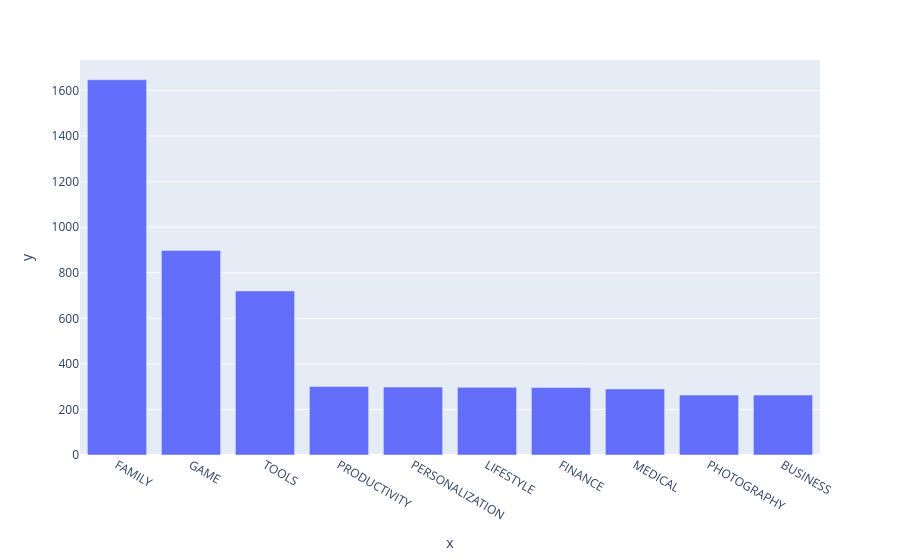

The notebook cell saved with this chart:
### Code cell
bar = px.bar(
    x=top10_category.index,  # index = category name
    y=top10_category.values
)

bar.show()

### Figure 1 — Plotly figure (JSON) as saved in the notebook; plotly's stock layout.template omitted (floating-point values rounded to 4 significant figures)
{"data": [{"hovertemplate": "x=%{x}<br>y=%{y}<extra></extra>", "legendgroup": "", "marker": {"color": "#636efa", "pattern": {"shape": ""}}, "name": "", "orientation": "v", "showlegend": false, "textposition": "auto", "x": ["FAMILY", "GAME", "TOOLS", "PRODUCTIVITY", "PERSONALIZATION", "LIFESTYLE", "FINANCE", "MEDICAL", "PHOTOGRAPHY", "BUSINESS"], "xaxis": "x", "y": [1647, 898, 720, 301, 298, 297, 296, 290, 263, 263], "yaxis": "y", "type": "bar"}], "layout": {"xaxis": {"anchor": "y", "domain": [0.0, 1.0], "title": {"text": "x"}}, "yaxis": {"anchor": "x", "domain": [0.0, 1.0], "title": {"text": "y"}}, "legend": {"tracegroupgap": 0}, "margin": {"t": 60}, "barmode": "relative"}}
